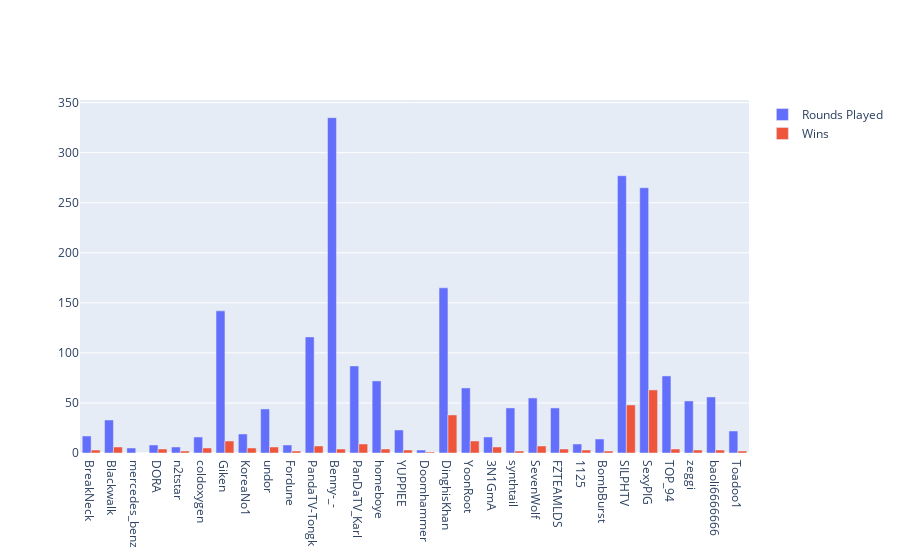

This figure's notebook cell:
### Code cell
data = [trace1, trace2]
layout = go.Layout(barmode='group')

fig = go.Figure(data=data, layout=layout)
iplot(fig, filename='grouped-bar')

### Figure 1 — Plotly figure (JSON) as saved in the notebook; plotly's stock layout.template omitted (floating-point values rounded to 4 significant figures)
{"data": [{"name": "Rounds Played", "type": "bar", "x": ["BreakNeck", "Blackwalk", "mercedes_benz", "DORA", "n2tstar", "coldoxygen", "Giken", "KoreaNo1", "undor", "Fordune", "PandaTV-Tongk", "Benny-_-", "PanDaTV_Karl", "homeboye", "YUPPIEE", "Doomhammer", "DinghisKhan", "YoonRoot", "3N1GmA", "synthtail", "SevenWolf", "FZTEAMLDS", "1125", "BombBurst", "SILPHTV", "SexyPIG", "TOP_94", "zeggi", "baoli6666666", "Toadoo1"], "y": [17, 33, 5, 8, 6, 16, 142, 19, 44, 8, 116, 335, 87, 72, 23, 3, 165, 65, 16, 45, 55, 45, 9, 14, 277, 265, 77, 52, 56, 22]}, {"name": "Wins", "type": "bar", "x": ["BreakNeck", "Blackwalk", "mercedes_benz", "DORA", "n2tstar", "coldoxygen", "Giken", "KoreaNo1", "undor", "Fordune", "PandaTV-Tongk", "Benny-_-", "PanDaTV_Karl", "homeboye", "YUPPIEE", "Doomhammer", "DinghisKhan", "YoonRoot", "3N1GmA", "synthtail", "SevenWolf", "FZTEAMLDS", "1125", "BombBurst", "SILPHTV", "SexyPIG", "TOP_94", "zeggi", "baoli6666666", "Toadoo1"], "y": [3, 6, 0, 4, 2, 5, 12, 5, 6, 2, 7, 4, 9, 4, 3, 1, 38, 12, 6, 2, 7, 4, 3, 2, 48, 63, 4, 3, 3, 2]}], "layout": {"autosize": true, "barmode": "group", "xaxis": {"autorange": true, "range": [-0.5, 29.5], "type": "category"}, "yaxis": {"autorange": true, "range": [0, 352.6], "type": "linear"}}}
